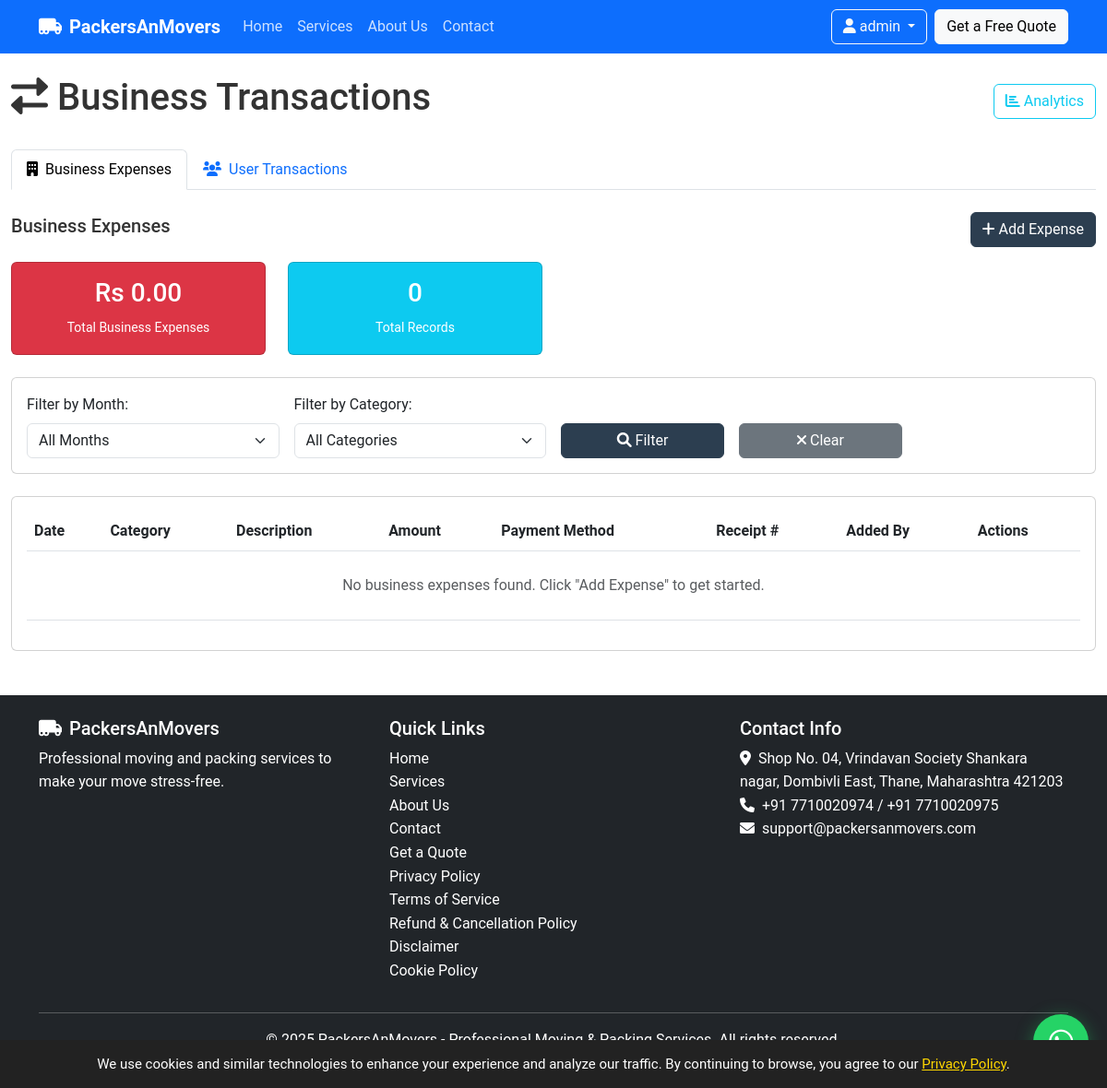
The app's page /business-expenses.php (signed in) with its own data.
### tables this page shows
CREATE TABLE settings (
    id INT AUTO_INCREMENT PRIMARY KEY,
    setting_key VARCHAR(100) UNIQUE NOT NULL,
    setting_value TEXT NOT NULL,
    updated_at TIMESTAMP DEFAULT CURRENT_TIMESTAMP ON UPDATE CURRENT_TIMESTAMP
);

### config.php (called while the page is built, shortened)
<?php
try {
    $dsn = "mysql:host=" . DB_HOST . ";dbname=" . DB_NAME;
    $pdo = new PDO($dsn, DB_USER, DB_PASS);
    $pdo->setAttribute(PDO::ATTR_ERRMODE, PDO::ERRMODE_EXCEPTION);
    $pdo->query("SELECT 1");
} catch(PDOException $e) {
    error_log("MySQL Connection Failed: " . $e->getMessage());
    error_log("DSN: mysql:host=" . DB_HOST . ";dbname=" . DB_NAME);
    error_log("User: " . DB_USER);
    die("Database connection failed. Please check your .env configuration.<br>" .
        "Error: " . $e->getMessage() . "<br>" .
        "Visit /debug-db to troubleshoot.");
}
function is_logged_in() {
    return isset($_SESSION['user_id']);
}
function get_setting($key, $default = '') {
    global $pdo;
    try {
        $stmt = $pdo->prepare("SELECT setting_value FROM settings WHERE setting_key = ?");
        $stmt->execute([$key]);
        $result = $stmt->fetchColumn();
        return $result !== false ? $result : $default;
    } catch(Exception $e) {
        return $default;
    }
}
?>

### business-expenses.php (the view, shortened to what this page needs)
<?php
require_once 'config.php';
function i($s){ return htmlspecialchars((string)$s, ENT_QUOTES, 'UTF-8'); }
$stmt = $pdo->query("SELECT e.*, u.username FROM business_expenses e LEFT JOIN users u ON e.created_by = u.id ORDER BY e.expense_date DESC");
$expenses = $stmt->fetchAll(PDO::FETCH_ASSOC);
$total_stmt = $pdo->query("SELECT SUM(amount) FROM business_expenses");
$total_expenses_val = $total_stmt->fetchColumn() ?: 0;
$total_records = count($expenses);
$month_filter = '';
$category_filter = '';
include 'includes/header.php';
?>
<div class="container-fluid my-4">
    <div class="d-flex justify-content-between align-items-center mb-4">
        <h1><i class="fas fa-exchange-alt"></i> Business Transactions</h1>
        <div>
            <a href="/analytics" class="btn btn-outline-info"><i class="fas fa-chart-bar"></i> Analytics</a>
        </div>
    </div>
    <ul class="nav nav-tabs mb-4" id="transactionTabs" role="tablist">
        <li class="nav-item" role="presentation">
            <button class="nav-link active" id="expenses-tab" data-bs-toggle="tab" data-bs-target="#expenses" type="button" role="tab">
                <i class="fas fa-building me-2"></i>Business Expenses
            </button>
        </li>
        <li class="nav-item" role="presentation">
            <button class="nav-link" id="user-transactions-tab" data-bs-toggle="tab" data-bs-target="#user-transactions" type="button" role="tab">
                <i class="fas fa-users me-2"></i>User Transactions
            </button>
        </li>
    </ul>
    <div class="tab-content" id="transactionTabsContent">
        <div class="tab-pane fade show active" id="expenses" role="tabpanel" aria-labelledby="expenses-tab">
            <div class="d-flex justify-content-between align-items-center mb-3">
                <h5>Business Expenses</h5>
                <button class="btn btn-primary" data-bs-toggle="modal" data-bs-target="#addExpenseModal"><i class="fas fa-plus"></i> Add Expense</button>
            </div>
            <div class="row mb-4">
                <div class="col-md-3">
                    <div class="card bg-danger text-white">
                        <div class="card-body text-center">
                            <h3>Rs <?= number_format($total_expenses_val, 2); ?></h3>
                            <small>Total Business Expenses<?= isset($month_filter) && $month_filter ? " (".date('F Y', strtotime($month_filter.'-01')).")" : ""; ?></small>
                        </div>
                    </div>
                </div>
                <div class="col-md-3">
                    <div class="card bg-info text-white">
                        <div class="card-body text-center">
                            <h3><?= number_format($total_records); ?></h3>
                            <small>Total Records</small>
                        </div>
                    </div>
                </div>
            </div>
            <div class="card mb-4">
                <div class="card-body">
                    <form method="GET" class="row g-3" action="/business-expenses">
                        <div class="col-md-3">
                            <label class="form-label">Filter by Month:</label>
                            <select name="month" class="form-select">
                                <option value="">All Months</option>
                            </select>
                        </div>
                        <div class="col-md-3">
                            <label class="form-label">Filter by Category:</label>
                            <select name="category" class="form-select">
                                <option value="">All Categories</option>
                            </select>
                        </div>
                        <div class="col-md-2">
                            <label class="form-label">&nbsp;</label>
                            <button type="submit" class="btn btn-primary w-100 d-block"><i class="fas fa-search"></i> Filter</button>
                        </div>
                        <div class="col-md-2">
                            <label class="form-label">&nbsp;</label>
                            <a href="/business-expenses" class="btn btn-secondary w-100 d-block"><i class="fas fa-times"></i> Clear</a>
                        </div>
                    </form>
                </div>
            </div>
            <div class="card">
                <div class="card-body">
                    <div class="table-responsive">
                        <table class="table table-hover align-middle">
                            <thead>
                                <tr>
                                    <th>Date</th>
                                    <th>Category</th>
                                    <th>Description</th>
                                    <th>Amount</th>
                                    <th>Payment Method</th>
                                    <th>Receipt #</th>
                                    <th>Added By</th>
                                    <th>Actions</th>
                                </tr>
                            </thead>
                            <tbody>
                            <?php if (!empty($expenses)): ?>
                                <?php foreach ($expenses as $expense): ?>
                                    <tr>
                                        <td><?= date('M d, Y', strtotime($expense['expense_date'])); ?></td>
                                        <td><span class="badge bg-secondary"><?= i($expense['category']); ?></span></td>
                                        <td><?= i($expense['description']); ?></td>
                                        <td><strong>Rs <?= number_format((float)$expense['amount'], 2); ?></strong></td>
                                        <td><?= ucfirst(str_replace('_',' ', (string)$expense['payment_method'])); ?></td>
                                        <td><?= $expense['receipt_number'] ? i($expense['receipt_number']) : '-'; ?></td>
                                        <td><?= $expense['username'] ? i($expense['username']) : 'Unknown'; ?></td>
                                        <td>
                                            <?php if (is_admin()): ?>
                                            <form method="POST" class="d-inline" onsubmit="return confirm('Delete this expense?')">
                                                <input type="hidden" name="action" value="delete_expense">
                                                <input type="hidden" name="expense_id" value="<?= (int)$expense['id']; ?>">
                                                <button type="submit" class="btn btn-sm btn-outline-danger">
                                                    <i class="fas fa-trash"></i>
                                                </button>
                                            </form>
                                            <?php endif; ?>
                                        </td>
                                    </tr>
                                <?php endforeach; ?>
                            <?php else: ?>
                                <tr>
                                    <td colspan="8" class="text-center text-muted py-4">
                                        <?php if (($month_filter ?? '') || ($category_filter ?? '')): ?>
                                            No business expenses found for the selected filters. <br>
                                            <a href="/business-expenses" class="btn btn-sm btn-outline-primary mt-2">Clear Filters</a>
                                        <?php else: ?>
                                            No business expenses found. Click "Add Expense" to get started.
                                        <?php endif; ?>
                                    </td>
                                </tr>
                            <?php endif; ?>
                            </tbody>
                        </table>
                    </div>
                </div>
            </div>
        </div>
    </div>
</div>
<?php include 'includes/footer.php'; ?>

### includes/header.php (shortened to what this page needs)
<!DOCTYPE html>
<html lang="en">
<head>
    <link href="https://cdn.jsdelivr.net/npm/bootstrap@5.3.0-alpha1/dist/css/bootstrap.min.css" rel="stylesheet">
    <link rel="stylesheet" href="https://cdnjs.cloudflare.com/ajax/libs/font-awesome/6.0.0/css/all.min.css">
    <link rel="stylesheet" href="/assets/css/style.css">
</head>
<body>
    <nav class="navbar navbar-expand-lg navbar-dark bg-primary">
        <div class="container">
            <a class="navbar-brand" href="/">
                <i class="fas fa-truck-moving me-2"></i><?php echo get_setting('company_name', 'PackersAnMovers'); ?>
            </a>
            <div class="collapse navbar-collapse" id="navbarNav">
                <ul class="navbar-nav me-auto">
                    <li class="nav-item">
                        <a class="nav-link" href="/">Home</a>
                    </li>
                    <li class="nav-item">
                        <a class="nav-link" href="/services">Services</a>
                    </li>
                    <li class="nav-item">
                        <a class="nav-link" href="/about">About Us</a>
                    </li>
                    <li class="nav-item">
                        <a class="nav-link" href="/contact">Contact</a>
                    </li>
                </ul>
            </div>
            <div class="d-flex align-items-center">
                <?php if (is_logged_in()): ?>
                <div class="dropdown me-2">
                    <button class="btn btn-outline-light dropdown-toggle" type="button" id="businessDropdown" data-bs-toggle="dropdown">
                        <i class="fas fa-user"></i> <span class="d-none d-md-inline"><?php echo $_SESSION['username']; ?></span>
                    </button>
                </div>
                <?php endif; ?>
                <a href="/quote" class="btn btn-light">Get a Free Quote</a>
            </div>
        </div>
    </nav>
    <main>

### includes/footer.php (shortened to what this page needs)
</main>
    <footer class="bg-dark text-white py-4 mt-5">
        <div class="container">
            <div class="row">
                <div class="col-md-4">
                    <h5><i class="fas fa-truck-moving me-2"></i><?php echo get_setting('company_name', 'PackersAnMovers'); ?></h5>
                    <p>Professional moving and packing services to make your move stress-free.</p>
                </div>
                <div class="col-md-4">
                    <h5>Quick Links</h5>
                    <ul class="list-unstyled">
                        <li><a href="/" class="text-white">Home</a></li>
                        <li><a href="/services" class="text-white">Services</a></li>
                        <li><a href="/about" class="text-white">About Us</a></li>
                        <li><a href="/contact" class="text-white">Contact</a></li>
                        <li><a href="/quote" class="text-white">Get a Quote</a></li>
                        <li><a href="/privacy-policy" class="text-white">Privacy Policy</a></li>
                        <li><a href="/terms-of-service" class="text-white">Terms of Service</a></li>
                        <li><a href="/terms-of-service#refund-policy" class="text-white">Refund & Cancellation Policy</a></li>
                        <li><a href="/disclaimer" class="text-white">Disclaimer</a></li>
                        <li><a href="/cookie-policy" class="text-white">Cookie Policy</a></li>
                    </ul>
                </div>
                <div class="col-md-4">
                    <h5>Contact Info</h5>
                    <address>
                        <i class="fas fa-map-marker-alt me-2"></i><?php echo get_setting('company_address', 'Address not configured'); ?><br>
                        <i class="fas fa-phone me-2"></i><?php echo get_setting('company_phone1', 'Phone not configured'); ?><?php if(get_setting('company_phone2')): ?> / <?php echo get_setting('company_phone2'); ?><?php endif; ?><br>
                        <i class="fas fa-envelope me-2"></i><?php echo get_setting('company_email', 'Email not configured'); ?>
                    </address>
                </div>
            </div>
            <hr>
            <div class="text-center">
                <p>&copy; 2025 <?php echo get_setting('company_name', 'PackersAnMovers'); ?><?php echo get_setting('company_tagline') ? ' - ' . get_setting('company_tagline') : ''; ?>. All rights reserved.</p>
            </div>
        </div>
    </footer>
    <div class="whatsapp-float">
        <a href="https://wa.me/<?php echo str_replace(['+', ' ', '-'], '', get_setting('company_phone1', '917710020974')); ?>?text=Hi, I need help with packers and movers service" target="_blank">
        </a>
    </div>
    <div id="consent-banner" style="display:none; position:fixed; bottom:0; left:0; width:100%; background:#222; color:#fff; padding:14px 10px; z-index:9999; text-align:center; font-size:15px;">
    We use cookies and similar technologies to enhance your experience and analyze our traffic.
    By continuing to browse, you agree to our
    <a href="/privacy-policy" style="color:#ffd700;text-decoration:underline;">Privacy Policy</a>.
    </div>
</body>
</html>

### assets/css/style.css (style rules this page uses)
:root { --primary-color: #2c3e50; --secondary-color: #3498db; --accent-color: #e74c3c; --light-color: #f8f9fa; --dark-color: #343a40; }
body { font-family: 'Roboto', sans-serif; color: #333; line-height: 1.6; }
.btn-primary { background-color: var(--primary-color); border-color: var(--primary-color); }
.card { transition: transform 0.3s ease, box-shadow 0.3s ease; }
.navbar-brand { font-weight: 700; }
.navbar-dark .navbar-nav .nav-link { color: rgba(255, 255, 255, 0.8); }
footer { margin-top: 0 !important; }
footer a { text-decoration: none; }
.whatsapp-float { position: fixed; width: 60px; height: 60px; bottom: 20px; right: 20px; background-color: #25d366; color: white; border-radius: 50px; text-align: center; font-size: 30px; box-shadow: 0 4px 20px rgba(37, 211, 102, 0.4); z-index: 1000; transition: all 0.3s ease; animation: pulse-whatsapp 2s infinite; }
.whatsapp-float a { color: white; text-decoration: none; display: flex; align-items: center; justify-content: center; width: 100%; height: 100%; }

### records on screen
settings: setting_value "PackersAnMovers"
settings: setting_value "Shop No. 04, Vrindavan Society Shankara nagar, Dombivli East, Thane, Maharashtra 421203"
settings: setting_value "+91 7710020974"
settings: setting_value "+91 7710020975"
settings: setting_value "support@packersanmovers.com"
settings: setting_value "Professional Moving & Packing Services"

### other values on screen
$_SESSION['username'] "admin"
$total_expenses_val "0.00"
$total_records "0"
